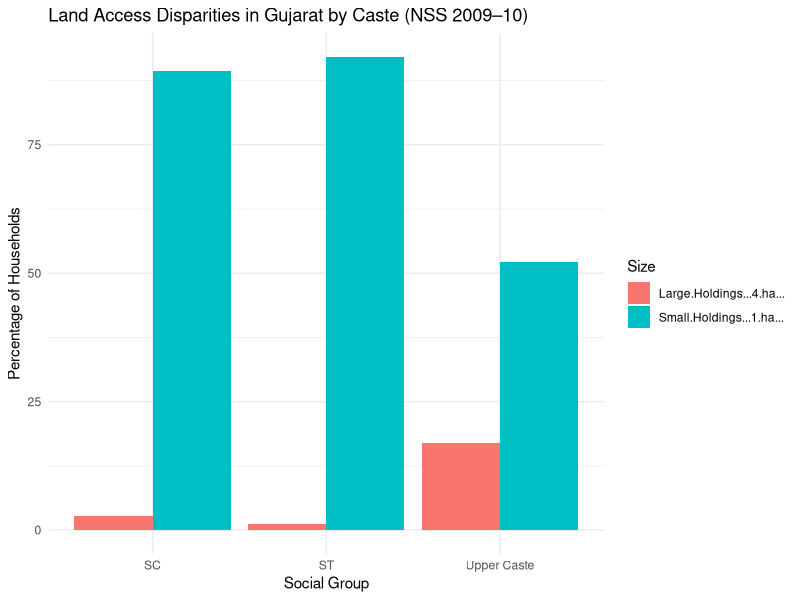
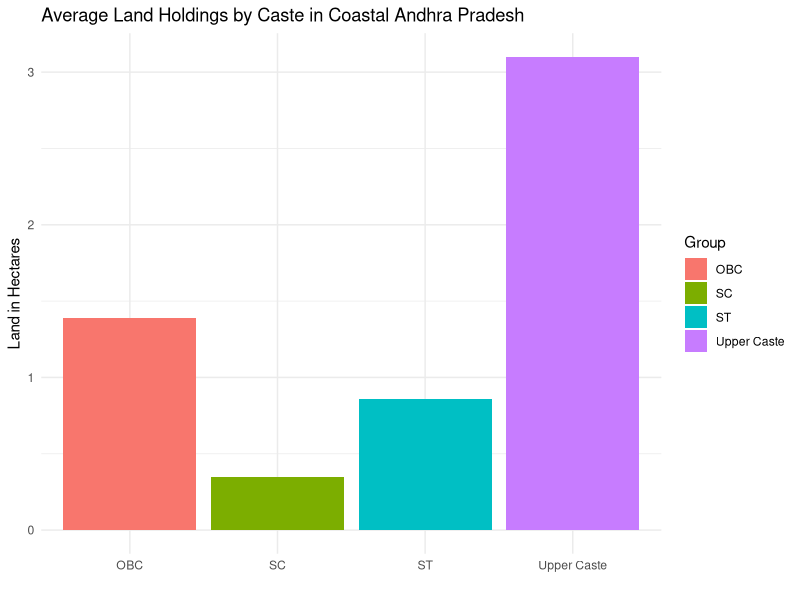

Source code (R) for these figures, in order:
# Here I attempt to make some bar charts utilizing the little data we could get from
# the 2011 Indian Census survey, ideally to gain a visual depiction of the rates of 
# land ownership differences between Sc/ST households and uppercaste households. 
# While this suffers from not yet having checked and corrected for ratio, this is merely
# a beginning attempt at providing data-led visuals for this paper.

library(ggplot2)
library(tidyr)

# Uploading our data; please feel free to view the tables from this.
gujarat <- read.csv("gujarat_land_distribution.csv")

gujarat_long <- pivot_longer(gujarat, cols = -Group, names_to = "Size", values_to = "Percent")

ggplot(gujarat_long, aes(x = Group, y = Percent, fill = Size)) +
  geom_bar(stat = "identity", position = "dodge") +
  labs(title = "Land Access Disparities in Gujarat by Caste (NSS 2009–10)",
       y = "Percentage of Households", x = "Social Group") +
  theme_minimal()

# Now let us do Andhra Pradesh (AP):

library(ggplot2)

ap <- read.csv("ap_mean_landholdings.csv")

ggplot(ap, aes(x = Group, y = Mean.Land.Holding..ha., fill = Group)) +
  geom_bar(stat = "identity") +
  labs(title = "Average Land Holdings by Caste in Coastal Andhra Pradesh",
       y = "Land in Hectares", x = "") +
  theme_minimal()